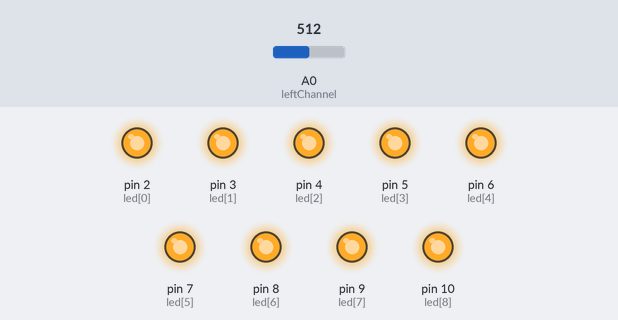
The sketch below on a simulated Arduino Uno, built with avr-gcc and run on an emulated ATmega328P. Shown: output pins drawn as LEDs (lit = HIGH). The inputs (shaded band) are chosen by the test bench; at power-on: A0 (leftChannel) = 512.

Above: at 1.2 s.
1.3 s: A0 (leftChannel) set to 94
2.8 s: A0 (leftChannel) set to 84
At 4.0 s:
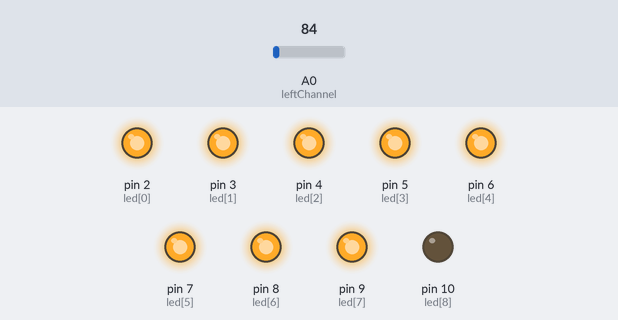
4.3 s: A0 (leftChannel) set to 0
At 5.1 s:
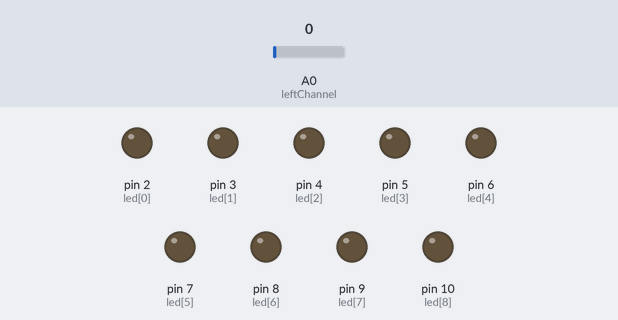
5.8 s: A0 (leftChannel) set to 8
7.3 s: A0 (leftChannel) set to 11
At 8.5 s:
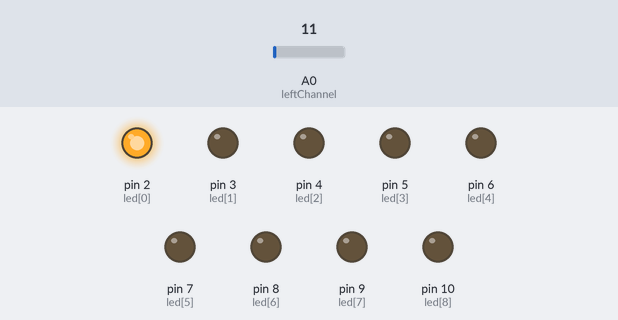
8.8 s: A0 (leftChannel) set to 122
At 9.8 s:
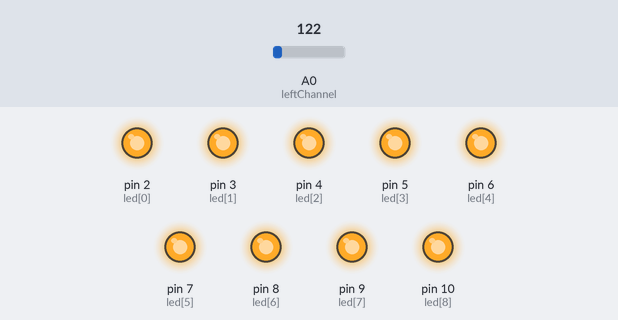
Timing chart, 0 to 11.3 s (numbered marks = the images above; inputs shaded):
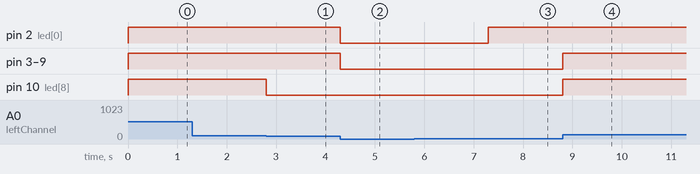

Measured:
- the behaviour switches between 90 and 89 on A0 (leftChannel) (found by bisection; images 0 and 1)
- the behaviour switches between 9 and 10 on A0 (leftChannel) (found by bisection; images 2 and 3)
- after the input at 1.3 s, every drawn part: stays the same
- after the input at 2.8 s, pin 10 (led[8]): HIGH → LOW at once
- after the input at 4.3 s, pin 2 (led[0]), pin 3 (led[1]), pin 4 (led[2]), pin 5 (led[3]), pin 6 (led[4]), pin 7 (led[5]), pin 8 (led[6]), pin 9 (led[7]): HIGH → LOW at once
- after the input at 5.8 s, every drawn part: stays the same
- after the input at 7.3 s, pin 2 (led[0]): LOW → HIGH at once
- after the input at 8.8 s, pin 3 (led[1]), pin 4 (led[2]), pin 5 (led[3]), pin 6 (led[4]), pin 7 (led[5]), pin 8 (led[6]), pin 9 (led[7]), pin 10 (led[8]): LOW → HIGH at once

The sketch:

_9_AudioLED_Visualizer.ino
```cpp
// Used with kind permission from James Newbould
// http://robomaniac123.zxq.net
int led[9] = {2, 3, 4, 5, 6, 7, 8, 9, 10}; // Pins connected to LEDs
int leftChannel = A0; // Pin connected to headphone jack
int left, i; // Create a variable for left and i
void setup() {
  for (i = 0; i < 9; i++)
    pinMode(led[i], OUTPUT); // Set LEDs as output
}
void loop() { // Light LEDs from left to right and back again
  // depending on the value from A0
  left = analogRead(leftChannel); // Read left value
  left = left / 10; // Set level of sensitivity between 1 and 50
  if (left == 0) {
    for (i = 0; i < 9; i++) { // If value is low, turn off LED
      digitalWrite(led[i], LOW);
    }
  }
  else { // Or else turn on LEDs in sequence
    for (i = 0; i < left; i++) {
      digitalWrite(led[i], HIGH);
    }
    for (i = i; i < 9; i++) {
      digitalWrite(led[i], LOW);
    }
  }
}
```
